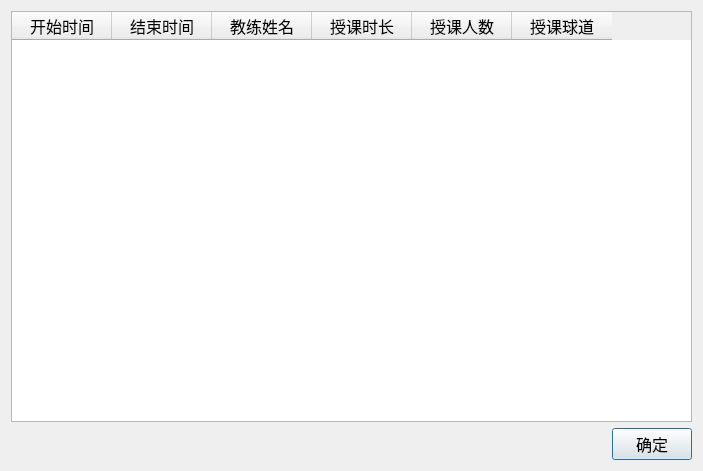
<?xml version="1.0" encoding="UTF-8"?>
<ui version="4.0">
 <class>TeachInfoUI</class>
 <widget class="QDialog" name="TeachInfoUI">
  <property name="geometry">
   <rect>
    <x>0</x>
    <y>0</y>
    <width>703</width>
    <height>471</height>
   </rect>
  </property>
  <property name="windowTitle">
   <string>教练授课记录</string>
  </property>
  <layout class="QGridLayout" name="gridLayout">
   <item row="0" column="0" colspan="2">
    <widget class="QTableWidget" name="tableWidgetTeachInfo">
     <column>
      <property name="text">
       <string>开始时间</string>
      </property>
      <property name="font">
       <font>
        <pointsize>12</pointsize>
       </font>
      </property>
     </column>
     <column>
      <property name="text">
       <string>结束时间</string>
      </property>
      <property name="font">
       <font>
        <pointsize>12</pointsize>
       </font>
      </property>
     </column>
     <column>
      <property name="text">
       <string>教练姓名</string>
      </property>
      <property name="font">
       <font>
        <pointsize>12</pointsize>
       </font>
      </property>
     </column>
     <column>
      <property name="text">
       <string>授课时长</string>
      </property>
      <property name="font">
       <font>
        <pointsize>12</pointsize>
       </font>
      </property>
     </column>
     <column>
      <property name="text">
       <string>授课人数</string>
      </property>
      <property name="font">
       <font>
        <pointsize>12</pointsize>
       </font>
      </property>
     </column>
     <column>
      <property name="text">
       <string>授课球道</string>
      </property>
      <property name="font">
       <font>
        <pointsize>12</pointsize>
       </font>
      </property>
     </column>
    </widget>
   </item>
   <item row="1" column="0">
    <spacer name="horizontalSpacer">
     <property name="orientation">
      <enum>Qt::Horizontal</enum>
     </property>
     <property name="sizeHint" stdset="0">
      <size>
       <width>522</width>
       <height>20</height>
      </size>
     </property>
    </spacer>
   </item>
   <item row="1" column="1">
    <widget class="QPushButton" name="okButton">
     <property name="font">
      <font>
       <pointsize>12</pointsize>
      </font>
     </property>
     <property name="text">
      <string>确定</string>
     </property>
    </widget>
   </item>
  </layout>
 </widget>
 <resources/>
 <connections>
  <connection>
   <sender>okButton</sender>
   <signal>clicked()</signal>
   <receiver>TeachInfoUI</receiver>
   <slot>accept()</slot>
   <hints>
    <hint type="sourcelabel">
     <x>278</x>
     <y>253</y>
    </hint>
    <hint type="destinationlabel">
     <x>96</x>
     <y>254</y>
    </hint>
   </hints>
  </connection>
 </connections>
</ui>
